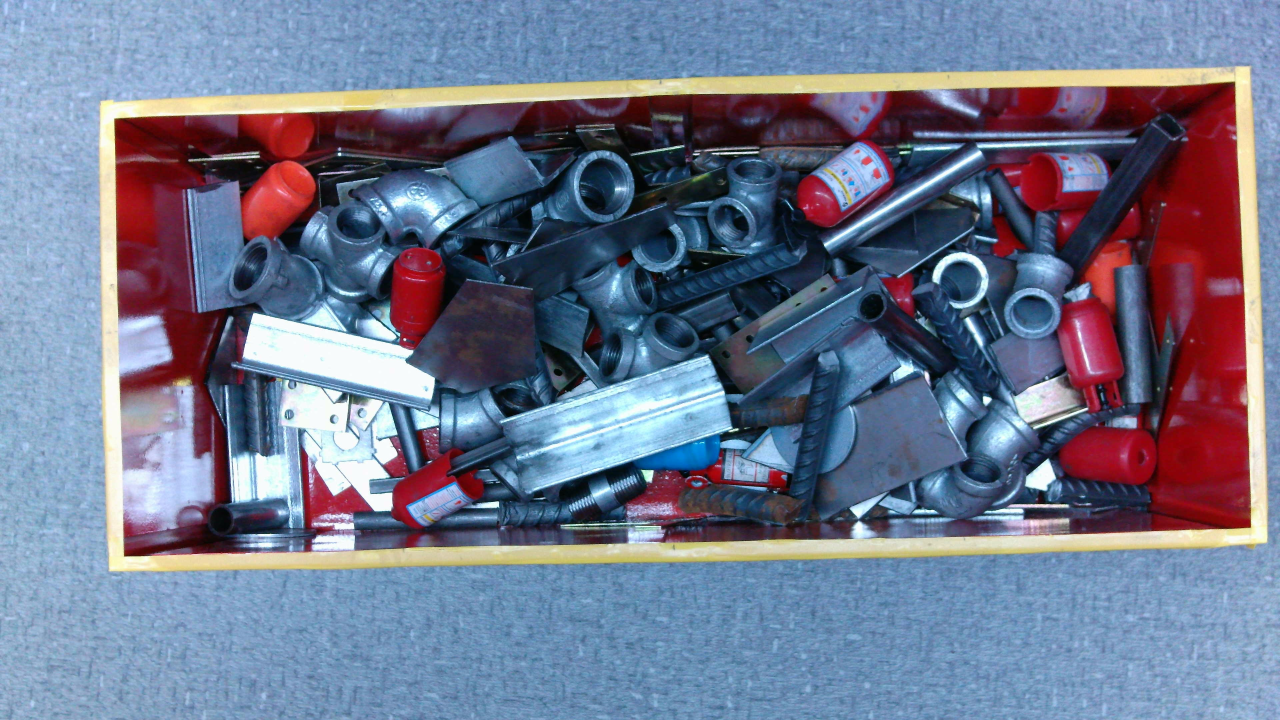
#> input picture Scrap_Steel_In_Field/inference/test_image.jpg, 3840 x 2160 px (shown at 1/3 size)
$ python -i detect_and_transform.py   (imports and definitions only)
#> lines starting #> are read from the running program, lines starting #| are printed output that depends on the picture; after the words box and inside, x2 and y2 are one past the last pixel; in counts of white or black regions, pixels touching at a corner belong together
#> further down, picture is the input picture: shape (2160, 3840, 3); mean B, G, R 142, 118.8, 111.6
import cv2
import numpy as np
import os
import sys
import time
import json
from datetime import datetime

# 添加父目录到系统路径，以便导入自定义模块
sys.path.append(os.path.dirname(os.path.dirname(os.path.abspath(__file__))))
from Scrap_Steel_In_Field.get_image.get_clear_picture import get_clear_image
from Scrap_Steel_In_Field.get_image.get_img import Camera
from Scrap_Steel_In_Field.config.camera_config import CAMERA_CONFIG

# 摄像头参数配置
CAMERA_PARAMS = {
    "ip": CAMERA_CONFIG["camera_ip"],
    "username": CAMERA_CONFIG["username"],
    "password": CAMERA_CONFIG["password"],
    "channel": CAMERA_CONFIG["channel"],
    "max_attempts": 1000  # 获取清晰图像的最大尝试次数
}

# 黄色矩形检测参数
RECTANGLE_DETECT_PARAMS = {
    'hsv_lower': np.array([15, 70, 150]),  # HSV颜色空间下限
    'hsv_upper': np.array([45, 255, 255]),  # HSV颜色空间上限
    'min_area': 2000  # 最小矩形面积
}

# [52 lines left out: function transform_corners_to_world, not called in this run]

def detect_yellow_rectangle(image, params=None):
    """
    检测图像中的黄色矩形并返回其角点

    Args:
        image: 输入图像
        params: 检测参数，包含HSV阈值等

    Returns:
        corners: 检测到的角点坐标列表
        mask: 黄色区域的掩码
    """
    if params is None:
        params = RECTANGLE_DETECT_PARAMS

    # 转换到HSV颜色空间
    hsv = cv2.cvtColor(image, cv2.COLOR_BGR2HSV)
#> hsv: shape (2160, 3840, 3); mean H, S, V 106.7, 115, 157.2

    # 创建掩码
    mask = cv2.inRange(hsv, params['hsv_lower'], params['hsv_upper'])
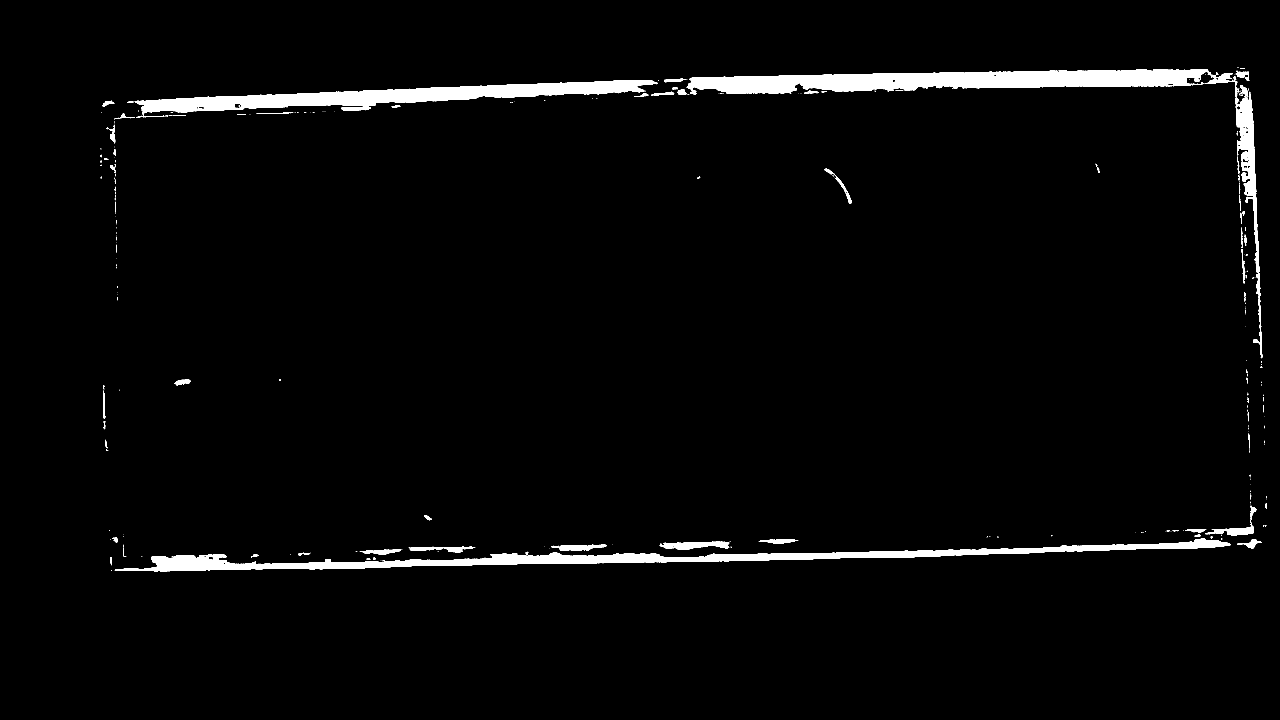
#> mask: shape (2160, 3840) (shown at 1/3 size); 2.8% white; 330 white regions (239 under 20 px), largest, box (x1, y1, x2, y2) and area: (2060, 207, 3632, 283) 70868, (344, 1616, 3693, 1714) 66331, (403, 240, 1973, 344) 57024

    # 形态学操作，去除噪点
    kernel = np.ones((5,5), np.uint8)
    mask = cv2.morphologyEx(mask, cv2.MORPH_OPEN, kernel)
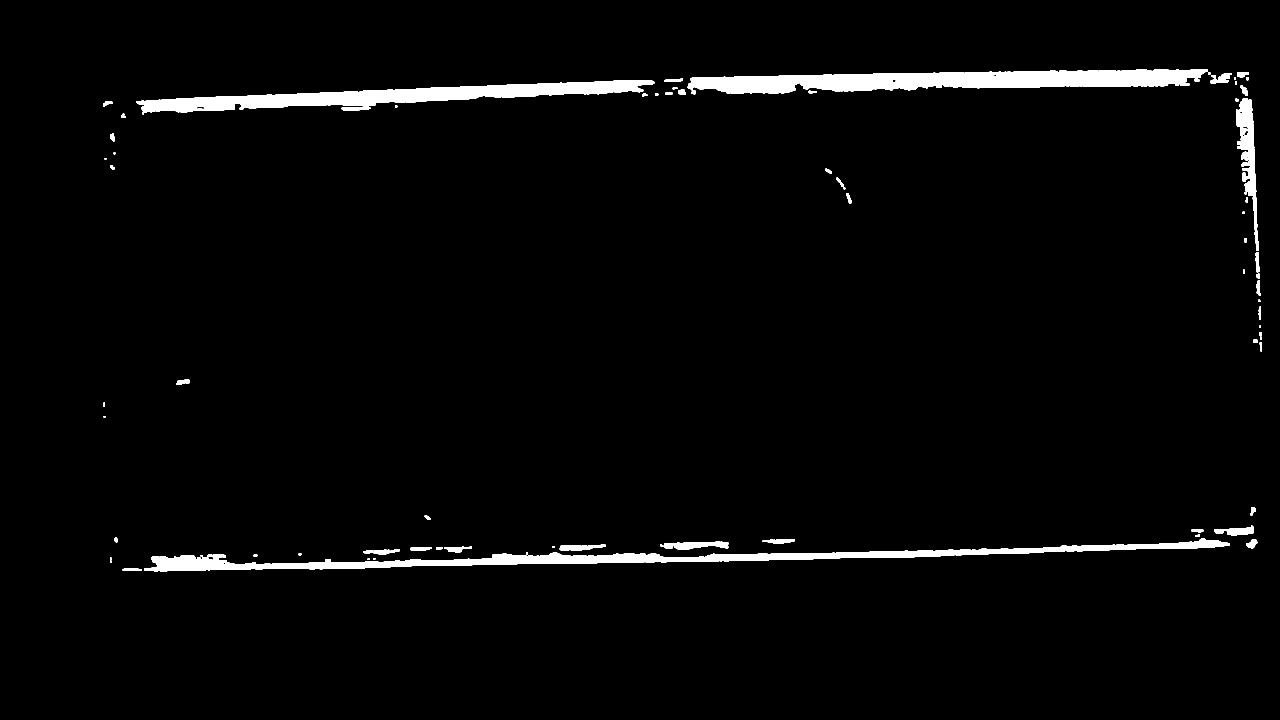
#> mask: shape (2160, 3840) (shown at 1/3 size); 2.7% white; 78 white regions, largest, box (x1, y1, x2, y2) and area: (2063, 207, 3624, 281) 69866, (432, 1616, 3690, 1714) 65228, (408, 240, 1963, 343) 56637
    mask = cv2.morphologyEx(mask, cv2.MORPH_CLOSE, kernel)
#> mask: shape (2160, 3840); 2.7% white; 63 white regions

    # 查找轮廓
    contours, _ = cv2.findContours(mask, cv2.RETR_EXTERNAL, cv2.CHAIN_APPROX_SIMPLE)
#> contours = 63 contours, 2 with area under 20; largest, box (x1, y1, x2, y2) and area: (2063, 207, 3624, 283) 68763, (432, 1616, 3690, 1714) 62258, (408, 240, 1963, 343) 56392, (3708, 294, 3779, 836) 12308, (1980, 1625, 2185, 1648) 2998

    if not contours:
        return None, mask

    # 找到最大的轮廓（假设是黄色矩形）
    max_contour = max(contours, key=cv2.contourArea)
#> max_contour = contour of 545 points, box (x1, y1, x2, y2) (2063, 207, 3624, 283), area 68763

    # 检查面积是否满足最小要求
    if cv2.contourArea(max_contour) < params['min_area']:
        return None, mask

    # 使用approxPolyDP简化轮廓
    epsilon = 0.02 * cv2.arcLength(max_contour, True)
#> epsilon = 69.66
    approx = cv2.approxPolyDP(max_contour, epsilon, True)
#> approx = [[3623, 209], [2063, 263]]

    # 如果找到4个点，则认为是矩形
    if len(approx) == 4:
        corners = approx.reshape(-1, 2)
        return corners, mask

    return None, mask

# [164 lines left out: functions visualize_detection, detect_and_transform_rectangle, calculate_grasp_points, not called in this run]

# [12 lines not run here, left out]

>>> import cv2
>>> picture = cv2.imread('../inference/test_image.jpg')
>>> result = detect_yellow_rectangle(picture)
